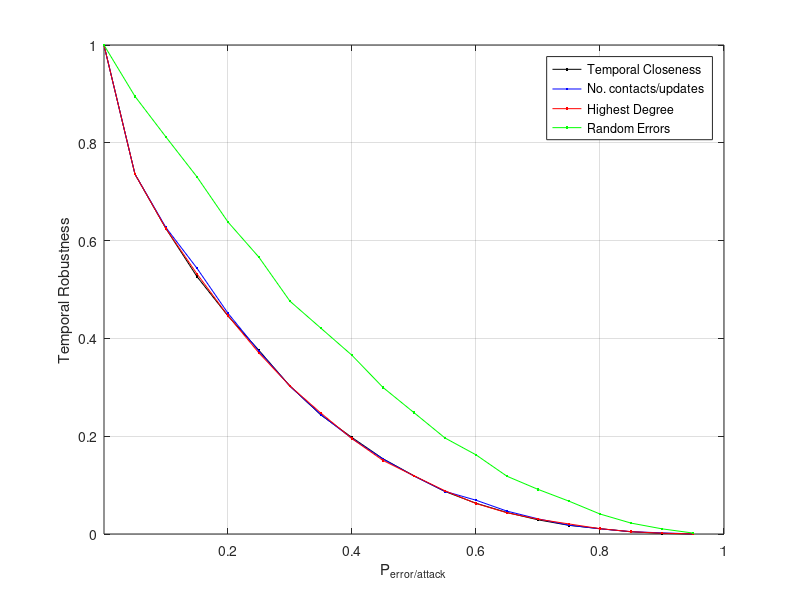

Write MATLAB code to recreate this figure.
%  read labels and x-y data
load RPGM_20x5_10_3_trace_AverageContactUpdates.dat;     %  read data into the my_xy matrix
Prob = RPGM_20x5_10_3_trace_AverageContactUpdates(:,2);     %  copy first column of my_xy into x
Err2 = RPGM_20x5_10_3_trace_AverageContactUpdates(:,3);     %  and second column into y

load RPGM_20x5_10_3_trace_AverageHighestDegree.dat;     %  read data into the my_xy matrix
Err3 = RPGM_20x5_10_3_trace_AverageHighestDegree(:,3);     %  and second column into y

load RPGM_20x5_10_3_trace_TemporalCloseness.dat;     %  read data into the my_xy matrix
Err1 = RPGM_20x5_10_3_trace_TemporalCloseness(:,3);     %  and second column into y

load RPGM_20x5_10_3_trace_RandomErrors.dat;     %  read data into the my_xy matrix
Err4 = RPGM_20x5_10_3_trace_RandomErrors(:,3);     %  and second column into y

plot(Prob,Err1,'k.-',Prob,Err2,'b.-',Prob,Err3,'r.-',Prob,Err4,'g.-');

xlabel('P_{error/attack}');           % add axis labels and plot title
ylabel('Temporal Robustness');
axis([0.000075 1.000 0.0 1.000],[0.000075 1.000 0.0 1.000]);
%set(gca,'XGrid','on','YGrid','on');
%set(gca,'gridlinestyle','--')
grid on;
legend('Temporal Closeness','No. contacts/updates','Highest Degree','Random Errors');

%title('Mean monthly precipitation at Portland International Airport');
%plot(Prob,EffSim,'bx-',Prob,EffTheor,'ro-');     %  plot precip vs. month with circles
